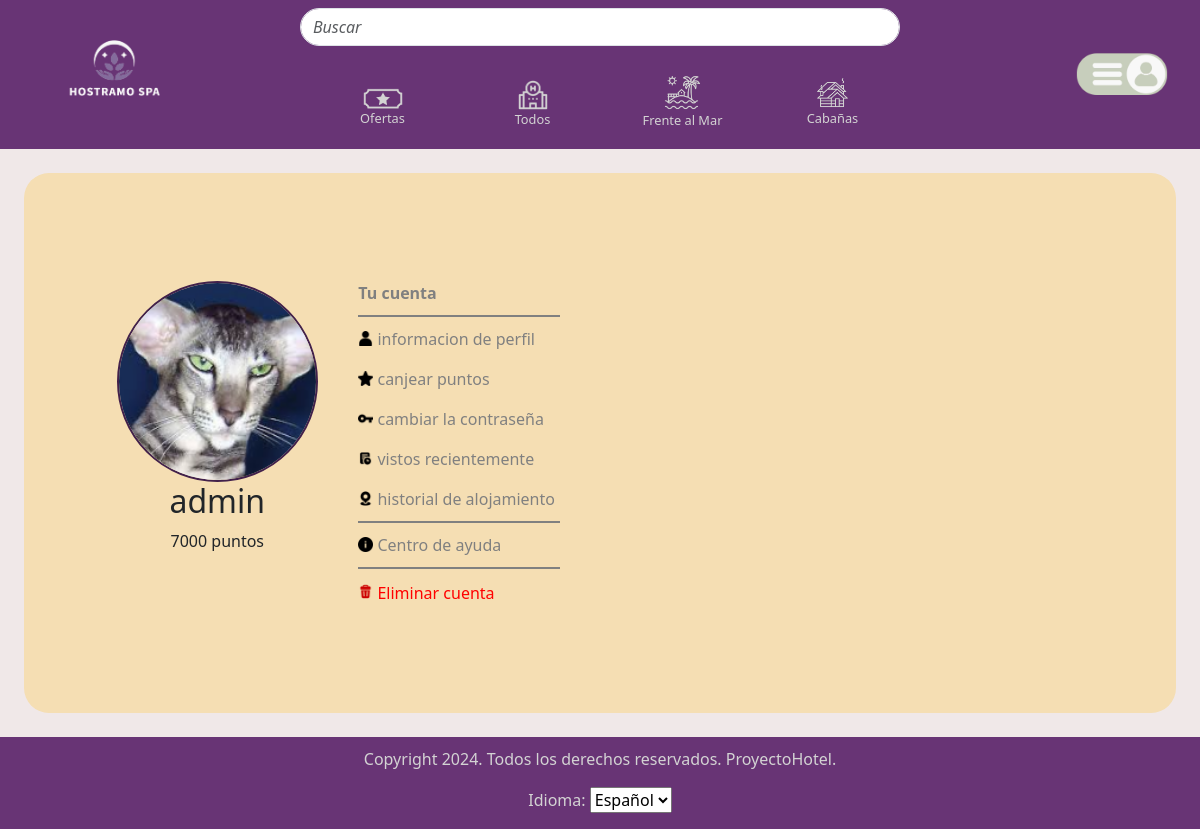
/perfil/ (signed in), run on the app's committed database.
### usuarios/models.py (models this page shows, shortened)
class Usuario(AbstractBaseUser, PermissionsMixin):
    date_joined = models.DateTimeField(auto_now_add=True)
    nombre = models.CharField(max_length=255)
    usuario = models.CharField(max_length=255, unique=True)
    email = models.EmailField(max_length=255, unique=True)
    password = models.CharField(max_length=255)
    puntos = models.IntegerField(default=0)
    hoteles_vistos_ids = models.TextField('IDs de hoteles visitados', blank=True)
    roles = models.ManyToManyField('Role', related_name='usuarios', blank=True)
    foto_perfil = models.ImageField(upload_to=user_directory_path, null=True, blank=True)
    descuento = models.IntegerField(default=0)
    lista_cupones = models.TextField(null=True, blank=True)
    is_active = models.BooleanField(default=True)
    is_staff = models.BooleanField(default=False)
    objects = UsuarioManager()
    USERNAME_FIELD = 'usuario'
    REQUIRED_FIELDS = ['email']

### hoteles/views.py (the view)
# urls.py: path('perfil/',perfilUsuario, name='perfil'),
@login_required
def perfilUsuario(request):
    usuario = request.user
    return render(request, 'perfilUsuario.html', {'usuario': usuario})

### hoteles/authentication_backend.py (called while the page is built)
    def get_user(self, user_id):
        try:
            return Usuario.objects.get(pk=user_id)
        except Usuario.DoesNotExist:
            return None

### hoteles/templates/perfilUsuario.html (shortened to what this page needs)
{% load static i18n %}
<!DOCTYPE html>
<html lang="en">
<head>
    <link
      href="https://cdn.jsdelivr.net/npm/bootstrap@5.3.3/dist/css/bootstrap.min.css"
      rel="stylesheet"
    />
    <link rel="stylesheet" href="{% static '/style2.css' %}" />
    <link rel="stylesheet" href="https://cdnjs.cloudflare.com/ajax/libs/font-awesome/4.7.0/css/font-awesome.min.css">
</head>
<body>
    <nav class="navbar navbar-expand-md flex-column" id="navbarPrincipal">
        <div class="search-bar" id="barraBusquedaNavbar">
            <input class="form-control mr-sm-2 search-input" type="search" placeholder="Buscar" aria-label="Buscar">
        </div>
        <div class="container-fluid">
            <a class="navbar-brand" href="/index/" id="logoPagina">
                <img src="{% static '/images/icons/veranium.png' %}" alt="Logo página" />
            </a>
            <div class="collapse navbar-collapse" id="navbarNav">
                <ul class="navbar-nav me-auto mb-2 mb-md-0" id="tamañoTextoNav">
                    <li class="nav-item">
                        <a class="nav-link d-flex align-items-center" href="#" id="textoOfertas">
                            <img src="{% static '/images/icons/ofertasUnfocus.png' %}" class="img-fluid" alt="Ofertas" id="iconoOfertas">
                            {% trans "Ofertas" %}
                        </a>
                    </li>
                    <li class="nav-item">
                        <a class="nav-link d-flex align-items-center" href="#" id="textoTodos">
                            <img src="{% static '/images/icons/todosUnfocus.png' %}" class="img-fluid" alt="Todos" id="iconoTodos">
                            {% trans "Todos" %}
                        </a>
                    </li>
                    <li class="nav-item">
                        <a class="nav-link d-flex align-items-center" href="#" id="textoFrenteAlMar">
                            <img src="{% static '/images/icons/frente-al-marUnfocus.png' %}" class="img-fluid" alt="Frente al Mar" id="iconoFrenteAlMar">
                            {% trans "Frente al Mar" %}
                        </a>
                    </li>
                    <li class="nav-item">
                        <a class="nav-link d-flex align-items-center" href="#" id="textoCabañas">
                            <img src="{% static '/images/icons/cabañasUnfocus.png' %}" class="img-fluid" alt="Cabañas" id="iconoCabañas">
                            {% trans "Cabañas" %}
                        </a>
                    </li>
                </ul>
            </div>
            <div class="nav-item" id="menuUsuario">
                <div class="dropdown" id="dropdownMenuUsuario">
                    <a class="navbar-brand dropdown-toggle" role="button" data-bs-toggle="dropdown" aria-expanded="false" id="botonMenuUsuario">
                        <img src="{% static '/images/icons/menuUsuarioUnfocus.png' %}" alt="Menú Usuario" width="100"/>
                    </a>
                </div>
            </div>
        </div>
    </nav>
    <main>
        <div class="container-fluid" id="container-perfil">
            <div class="parent">
                <div class="div1">
                    {% if usuario.foto_perfil %}
                        <a href="#" id="cambiarFotoPerfilLink">
                            <img class="img-fluid" src="{{ usuario.foto_perfil.url }}" alt="Foto de perfil">
                        </a>
                    {% else %}
                        <a href="#" id="cambiarFotoPerfilLink">
                            <img class="img-fluid" src="{% static '/images/icons/iconoUsuario.png' %}" alt="Icono usuario">
                        </a>
                    {% endif %}
                    <h2>{{ usuario.usuario }}</h2>
                    <p>{{ usuario.puntos }} {% trans "puntos" %}</p>
                </div>
                <div class="div2">
                    <p id="tituloUsuarioPerfil">Tu cuenta</p>
                    <p><a href="#" id="infoPerfilLink"><img src="{% static '/images/icons/perfil/usuario.png' %}" style="width: 15px; margin-bottom: 5px;"> {% trans "informacion de perfil" %} </a></p>
                    <p><a href="#" id="puntosPerfilLink"><img src="{% static '/images/icons/perfil/estrella.png' %}" style="width: 15px; margin-bottom: 5px;"> {% trans "canjear puntos" %} </a></p>
                    <p><a href="#" id="clavePerfilLink"><img src="{% static '/images/icons/perfil/llave.png' %}" style="width: 15px; margin-bottom: 5px;"> {% trans "cambiar la contraseña"%}</a></p>
                    <p><a href="#" id="vistosPerfilLink"><img src="{% static '/images/icons/perfil/vistos.png' %}" style="width: 15px; margin-bottom: 5px;"> {% trans "vistos recientemente"%}</a></p>
                    <p><a href="#" id="historialPerfilLink" ><img src="{% static '/images/icons/perfil/historial.png' %}" style="width: 15px; margin-bottom: 5px;"> {% trans "historial de alojamiento"%}</a></p>
                    <p><a href="#" id="ayudaPerfilLink"><img src="{% static '/images/icons/perfil/informacion.png' %}" style="width: 15px; margin-bottom: 5px;"> {% trans "Centro de ayuda"%}</a></p>
                    <form method="post" action="{% url 'eliminar_cuenta' %}" id="formEliminarCuenta">
                        <button type="button" id="botonEliminarCuenta" class="btn custom-btn"><img src="{% static '/images/icons/perfil/eliminar.png' %}" style="width: 15px; margin-bottom: 5px;"> {% trans "Eliminar cuenta" %}</button>
                    </form>
                </div>
                <div class="div3">
                </div>
            </div>
        </div>
    </main>
    <footer class="footer">
        <p>{% trans "Copyright 2024. Todos los derechos reservados. ProyectoHotel." %}<br>
            <form action="{% url 'set_language' %}" method="post">
                <label for="language">{% trans "Idioma:" %}</label>
                <select name="language" onchange="this.form.submit()">
                    {% get_current_language as LANGUAGE_CODE %}
                    {% get_available_languages as LANGUAGES %}
                    {% for lang in LANGUAGES %}
                    <option value="{{ lang.0 }}"{% if lang.0 == LANGUAGE_CODE %} selected{% endif %}>
                        {{ lang.1 }}
                    </option>
                    {% endfor %}
                </select>
            </form>
        </p>
    </footer>
</body>
</html>

### hoteles/static/style2.css (style rules this page uses)
:root { --morado: #683475; --moradoOscuro: #42214B; --blanco: white; --gris: #F0E8E8F5; --grisOscuro: #D3D3D3; --colorBg-pagina: #F0E8E8F5; --colorBg-navbarPrincipal: var(--morado); --colorTexto-navbarPrincipal: var(--grisOscuro); --colorHover-textoNavbarPrincipal: var(--blanco); --colorHover-bloqueTextoNavbarPrincipal: var(--moradoOscuro); --colorBg-headerModalesInicioYRegistro: var(--morado); --colorBg-bodyModalesInicioYRegistro: var(--gris); --colorTexto-modalesInicioYRegistro: var(--blanco); --colorBg-footer: var(--morado); --colorTexto-footer: var(--grisOscuro); }
body { display: flex; flex-direction: column; min-height: 100vh; background-color: var(--colorBg-pagina); }
main { flex: 1; }
#navbarPrincipal { background-color: var(--colorBg-navbarPrincipal); }
#tamañoTextoNav { font-size: 80%; }
#logoPagina { margin-left: 50px; }
#logoPagina img { width: 105px; padding: 2%; }
#barraBusquedaNavbar { display: flex; justify-content: center; }
.search-bar { width: 100%; transition: height 0.3s; }
#menuUsuario { margin-top: -30px; margin-bottom: 10px; margin-left: 20px; }
#textoOfertas, #textoTodos, #textoFrenteAlMar, #textoCabañas { color: var(--colorTexto-navbarPrincipal); transition: color 0.3s, background-color 0.3s; border-radius: 20px; }
.navbar-brand { margin-top: -30px; margin-bottom: 10px; margin-left: 20px; }
.navbar-nav { display: flex; align-items: center; justify-content: center; width: 100%; }
.nav-item { margin-left: 20px; margin-right: 20px; margin-top: 10px; }
.nav-link { display: flex; flex-direction: column; align-items: center; justify-content: center; height: 65px; width: 110px; border-radius: 10px; }
#iconoOfertas { width: 40px; height: 40px; transition: transform 0.3s, filter 0.3s; }
#iconoTodos { margin-top: 13px; width: 30px; height: 30px; transition: transform 0.3s, filter 0.3s; }
#iconoFrenteAlMar { margin-top: 7px; width: 37px; height: 37px; transition: transform 0.3s, filter 0.3s; }
#iconoCabañas { margin-top: 7px; width: 33px; height: 33px; transition: transform 0.3s, filter 0.3s; }
.search-input { width: 600px; border-radius: 25px; }
#menuUsuario { margin-right: auto; }
#dropdownMenuUsuario .dropdown-toggle::after { display: none; }
::placeholder, #lblPreguntaIniciarSesion, #lblPreguntaRegistroUsuario { font-style: italic; }
.footer { color: var(--colorTexto-footer); background-color: var(--colorBg-footer); padding-top: 10px; padding-bottom: 0px; text-align: center; margin-top: auto; }
#container-perfil { background-color: wheat; border-radius: 25px; margin-top: 2%; margin-bottom: 2%; margin-left: 2%; margin-right: 2%; width: 96%; position: relative; }
.parent { display: grid; grid-template-columns: 0.4fr 1fr 0.2fr repeat(2, 2fr); grid-template-rows: repeat(5, 1fr); grid-column-gap: 0px; grid-row-gap: 0px; }
.div1 { grid-area: 2 / 2 / 5 / 3; text-align: center; }
.div2 { grid-area: 2 / 4 / 5 / 5; color: gray; }
.div3 { grid-area: 2 / 5 / 5 / 6; }
.div2 p:first-child { border-bottom: 2px solid gray; padding-bottom: 10px; margin-bottom: 10px; width: 50%; }
.div2 p:nth-child(6) { border-bottom: 2px solid gray; padding-bottom: 10px; margin-bottom: 10px; width: 50%; }
.div2 p:nth-child(7) { border-bottom: 2px solid gray; padding-bottom: 10px; margin-bottom: 10px; width: 50%; }
.div2 a { text-decoration: none; color: gray; }
.div2 #tituloUsuarioPerfil { font-weight: bold; }
#botonEliminarCuenta { color: white; }
li img { width: 100%; }
.custom-btn { background: none; border: none; padding: 0; color: red !important; font: inherit; cursor: pointer; display: inline; }
#cambiarFotoPerfilLink img { width: 100%; height: auto; max-width: none; border-radius: 50%; border-style: solid; border-width: 2px; border-color: #42214B; overflow: hidden; object-fit: cover; object-position: center; aspect-ratio: 1 / 1; }

### data on the page
Usuario: foto_perfil (picture), usuario "admin", puntos "7000"

### other printed values
form field language "Español"
